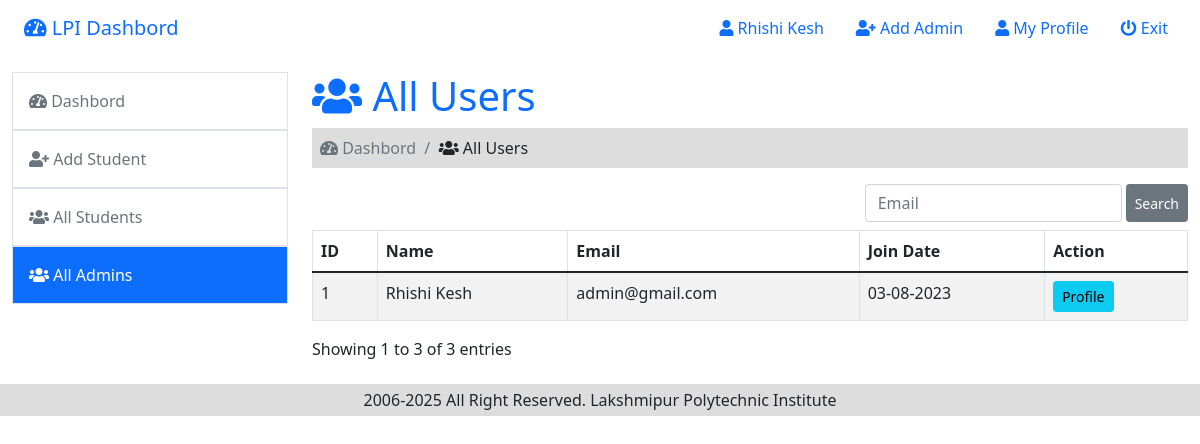
Page /admin/all_users.php (signed in) on the committed database.
### tables this page shows
CREATE TABLE IF NOT EXISTS `users` (
  `id` int NOT NULL AUTO_INCREMENT,
  `name` varchar(100) DEFAULT NULL,
  `email` varchar(100) DEFAULT NULL,
  `password` varchar(200) DEFAULT NULL,
  `c_password` varchar(200) DEFAULT NULL,
  `photo` varchar(100) DEFAULT NULL,
  `date` timestamp NOT NULL DEFAULT CURRENT_TIMESTAMP,
  PRIMARY KEY (`id`),
  UNIQUE KEY `email` (`email`)
);

### admin/all_users.php (the view, shortened to what this page needs)
<?php
    include('header.php');
    if(!isset($_GET['page'])){
      $page = 1;
    }else{
      $page = $_GET['page'];
    }
    $limit = 5;
    $offset = ($page-1)*$limit;
?>
    <section class="mt-3">
        <div class="container-fluid">
            <div class="row">
                <div class="col-lg-3">
                    <ul class="nav flex-column">
                        <li class="nav-item">
                            <a href="index.php" class="nav-link text-secondary p-3 border">
                                <i class="fas fa-tachometer-alt"></i>
                                Dashbord
                            </a>
                        </li>
                        <li class="nav-item">
                            <a href="add_student.php" class="nav-link text-secondary p-3 border">
                                <i class="fas fa-user-plus"></i>
                                Add Student
                            </a>
                        </li>
                        <li class="nav-item">
                            <a href="all_students.php" class="nav-link text-secondary p-3 border">
                                <i class="fas fa-users"></i>
                                All Students
                            </a>
                        </li>
                        <li class="nav-item active">
                            <a href="all_users.php" class="nav-link text-secondary p-3 border">
                                <i class="fas fa-users"></i>
                                All Admins
                            </a>
                        </li>
                    </ul>
                </div>
                <div class="col-lg-9 mt-2 mt-lg-0">
                    <h1 class="text-primary">
                        <i class="fas fa-users"></i>
                        All Users
                    </h1>
                    <p class="p-2 bg-muted text-muted">
                        <i class="fas fa-tachometer-alt"></i>
                        Dashbord &nbsp;/&nbsp;
                        <span class="text-dark">
                        <i class="fas fa-users"></i>
                        All Users
                        </span>
                    </p>
                    <div class="d-flex justify-content-end">
                        <form class="d-flex" action="user_search.php" method="GET">
                            <input class="form-control me-1 input-sm" type="text" name="user_search" required maxlength="70" placeholder="Email" autocomplete="off">
                            <button class="btn btn-secondary btn-sm" type="submit">Search</button>
                        </form>
                    </div>
                    <table class="table table-striped table-bordered table-hover mt-2">
                        <thead>
                        <tr>
                            <th>ID</th>
                            <th>Name</th>
                            <th>Email</th>
                            <th>Join Date</th>
                            <th>Action</th>
                        </tr>
                        </thead>
                        <tbody>
                        <?php
                            $sql = "SELECT * FROM `users` limit $offset,$limit";
                            $query = mysqli_query($con, $sql);
                            $rows = mysqli_num_rows($query);
                            if($rows){
                                foreach($query as $row){
                        ?>
                        <tr>
                            <td><?= ++$offset ?></td>
                            <td><?= ucwords($row['name']) ?></td>
                            <td><?= $row['email']  ?></td>
                            <td><?= date('d-m-Y', strtotime($row['date'])) ?></td>
                            <td>
                                <a href="user_profile.php?id=<?= $row['id'] ?>" class="btn btn-info btn-sm">Profile</a>
                            </td>
                        </tr>
                        <?php }} ?>
                    </tbody>
                  </table>
                  <div class="d-flex justify-content-between">
                    <p>Showing 1 to 3 of 3 entries</p>
                  </div>
                </div>
            </div>
        </div>
    </section>
    <footer>
      <p class="text-center bg-muted mb-0 py-1" style="margin-top: 7px;">2006-<?= date('Y')?> All Right Reserved. Lakshmipur Polytechnic Institute</p>
    </footer>
    <?php
      include('footer.php');
    ?>

### admin/header.php (shortened to what this page needs)
<?php
    include('../config.php');
    if(isset($_SESSION['user_data'])){
        $user = $_SESSION['user_data'];
    }else{
        header('location: ../index.php');
    }
?>
<?php
  $sql = "SELECT * FROM `users`";
  $query = mysqli_query($con, $sql);
?>
<!DOCTYPE html>
<html lang="en">
<head>
    <link rel="stylesheet" href="../css/all.min.css">
    <link rel="stylesheet" href="../css/bootstrap.min.css">
    <link rel="stylesheet" href="../css/fontawesome.css">
    <link rel="stylesheet" href="../css/style.css">
</head>
<body class="">
    <div class="container-fluid">
        <nav class="navbar navbar-expand-lg navbar-light">
            <div class="container-fluid">
              <a class="navbar-brand text-primary" href="index.php"><i class="fas fa-tachometer-alt"></i> LPI Dashbord</a>
              <div class="collapse navbar-collapse" id="navbarColor01">
                <ul class="navbar-nav ms-auto">
                  <li class="nav-item ms-3">
                    <a class="nav-link text-primary disabled" href="#"><i class="fas fa-user"></i> <?= ucwords($user['0']) ?></a>
                  </li>
                  <li class="nav-item ms-3">
                    <a class="nav-link text-primary" href="register.php"><i class="fas fa-user-plus"></i> Add Admin</a>
                  </li>
                  <li class="nav-item ms-3">
                    <a class="nav-link text-primary" href="user_profile.php?id=<?= $user['1'] ?>"><i class="fas fa-user"></i> My Profile</a>
                  </li>
                  <li class="nav-item ms-3">
                    <a class="nav-link text-primary" href="exit.php"><i class="fas fa-power-off"></i> Exit</a>
                  </li>
                </ul>
              </div>
            </div>
        </nav>
    </div>

### css/style.css (style rules this page uses)
* { text-decoration: none !important; }
.active { background: #0D6EFD; }
.active a { color: #fff !important; }
.bg-muted { background-color: #ddd; }

### rows in the picture
users: name "Rhishi Kesh", email "admin@gmail.com", date "03-08-2023"
